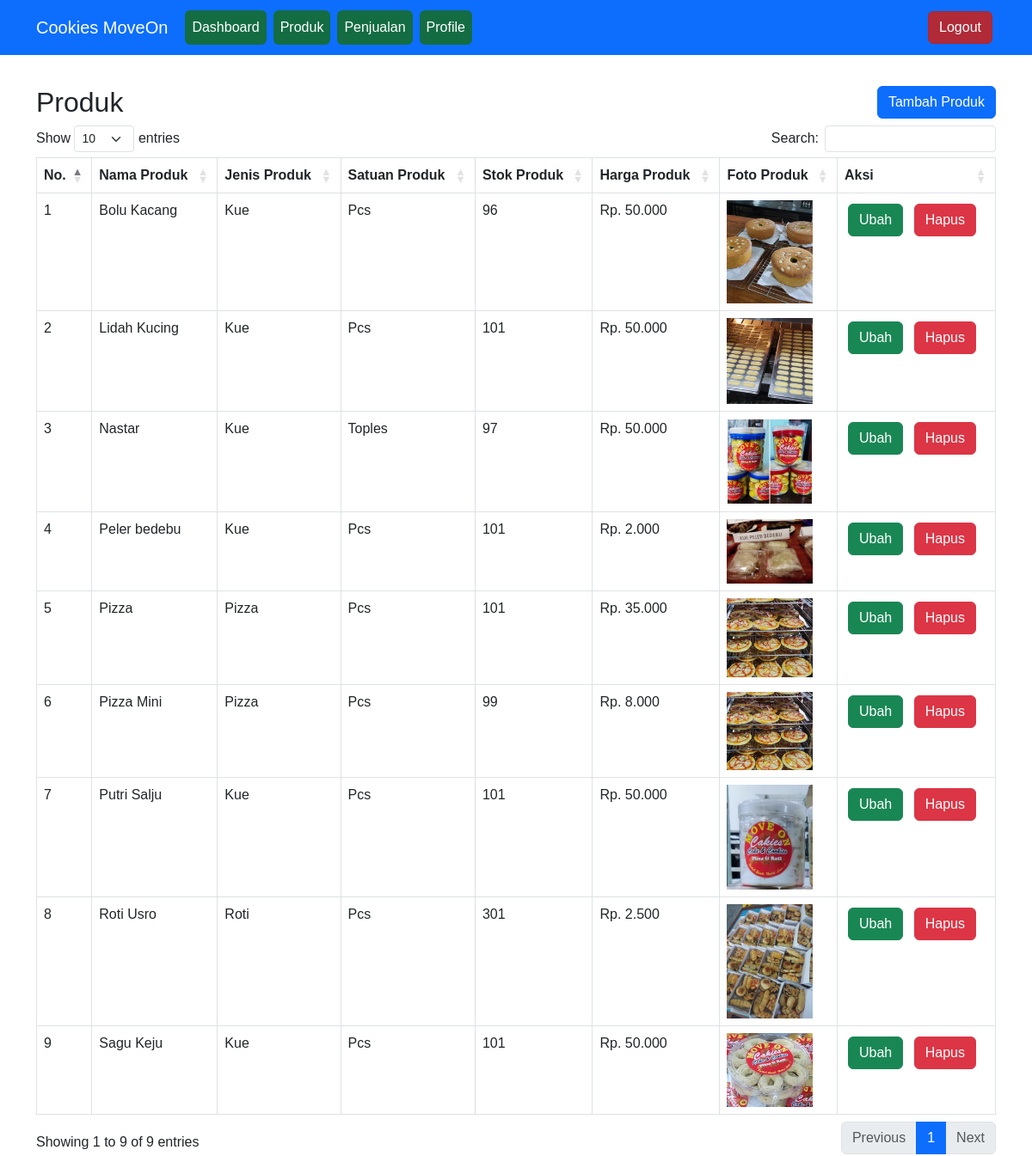
The app's page /produk.php (signed in) with its own data.
### tables this page shows
CREATE TABLE `produk` (
  `id_produk` int(11) NOT NULL,
  `nama_produk` varchar(100) NOT NULL,
  `jenis_produk` enum('Kue','Roti','Pizza') NOT NULL,
  `satuan_produk` enum('Pcs','Toples') NOT NULL,
  `stok_produk` int(11) NOT NULL,
  `harga_produk` int(11) NOT NULL,
  `foto_produk` text NOT NULL
);

### produk.php (the view, shortened to what this page needs)
<?php
	require_once 'koneksi.php';
	$produk = mysqli_query($koneksi, "SELECT * FROM produk ORDER BY nama_produk ASC");
?>
<!DOCTYPE html>
<html>
<head>
	<?php include_once 'head.php'; ?>
</head>
<body>
	<?php include_once 'navbar.php'; ?>
	<div class="container anti-navbar">
		<div class="row">
			<div class="col">
				<h2>Produk</h2>
			</div>
			<div class="col text-end">
				<a href="tambah_produk.php" class="btn btn-primary">Tambah Produk</a>
			</div>
		</div>
		<div class="table-responsive">
			<table class="table table-bordered" id="dataTable">
				<thead>
					<tr>
						<th>No.</th>
						<th>Nama Produk</th>
						<th>Jenis Produk</th>
						<th>Satuan Produk</th>
						<th>Stok Produk</th>
						<th>Harga Produk</th>
						<th>Foto Produk</th>
						<th>Aksi</th>
					</tr>
				</thead>
				<tbody>
					<?php $i = 1; ?>
					<?php foreach ($produk as $data_produk): ?>
						<tr>
							<td><?= $i++; ?></td>
							<td><?= $data_produk['nama_produk']; ?></td>
							<td><?= $data_produk['jenis_produk']; ?></td>
							<td><?= $data_produk['satuan_produk']; ?></td>
							<td><?= $data_produk['stok_produk']; ?></td>
							<td>Rp. <?= str_replace(",", ".", number_format($data_produk['harga_produk'])); ?></td>
							<td>
								<img width="100" src="img/<?= $data_produk['foto_produk']; ?>" alt="foto">
							</td>
							<td>
								<a href="ubah_produk.php?id_produk=<?= $data_produk['id_produk']; ?>" class="btn m-1 btn-success">Ubah</a>
								<a href="hapus_produk.php?id_produk=<?= $data_produk['id_produk']; ?>" onclick="return confirm('Apakah Anda yakin ingin menghapus Produk <?= $data_produk['nama_produk']; ?>?')" class="btn m-1 btn-danger">Hapus</a>
							</td>
						</tr>
					<?php endforeach ?>
				</tbody>
			</table>
		</div>
	</div>
</body>
</html>

### css/style.css (style rules this page uses)
* { padding: 0; margin-top: 0; font-family: sans-serif; }
a { color: inherit; text-decoration: none; }
.container { width: 80%; margin: 0 auto; }
.container:after { content: " "; display: block; clear: both; }
.anti-navbar { padding-top: 100px; }

### records on screen
produk: nama_produk "Bolu Kacang", jenis_produk "Kue", satuan_produk "Pcs", stok_produk "96", harga_produk "50.000", foto_produk (picture)
produk: nama_produk "Lidah Kucing", jenis_produk "Kue", satuan_produk "Pcs", stok_produk "101", harga_produk "50.000", foto_produk (picture)
produk: nama_produk "Nastar", jenis_produk "Kue", satuan_produk "Toples", stok_produk "97", harga_produk "50.000", foto_produk (picture)
produk: nama_produk "Peler bedebu", jenis_produk "Kue", satuan_produk "Pcs", stok_produk "101", harga_produk "2.000", foto_produk (picture)
produk: nama_produk "Pizza", jenis_produk "Pizza", satuan_produk "Pcs", stok_produk "101", harga_produk "35.000", foto_produk (picture)
produk: nama_produk "Pizza Mini", jenis_produk "Pizza", satuan_produk "Pcs", stok_produk "99", harga_produk "8.000", foto_produk (picture)
produk: nama_produk "Putri Salju", jenis_produk "Kue", satuan_produk "Pcs", stok_produk "101", harga_produk "50.000", foto_produk (picture)
produk: nama_produk "Roti Usro", jenis_produk "Roti", satuan_produk "Pcs", stok_produk "301", harga_produk "2.500", foto_produk (picture)
produk: nama_produk "Sagu Keju", jenis_produk "Kue", satuan_produk "Pcs", stok_produk "101", harga_produk "50.000", foto_produk (picture)
